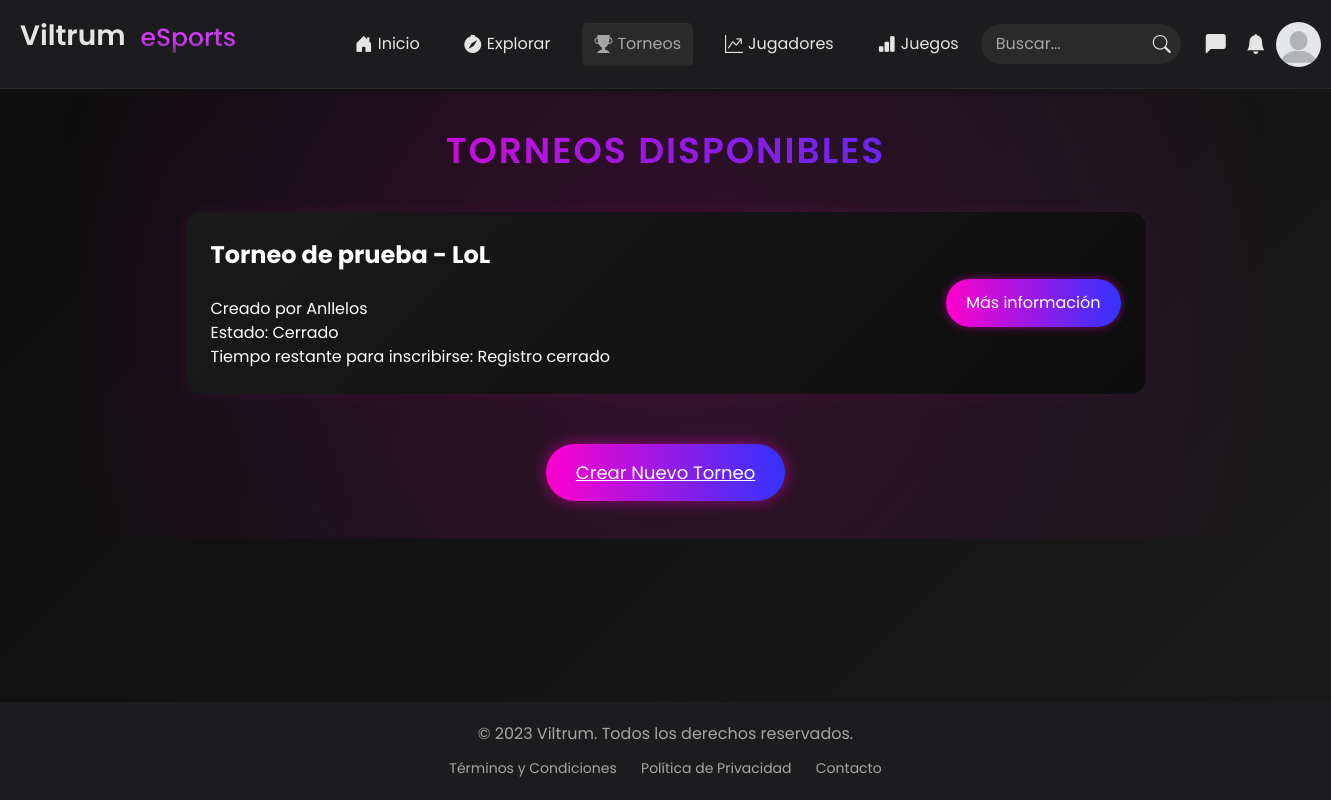
Before: /tournaments/ (signed in) with the older database file.
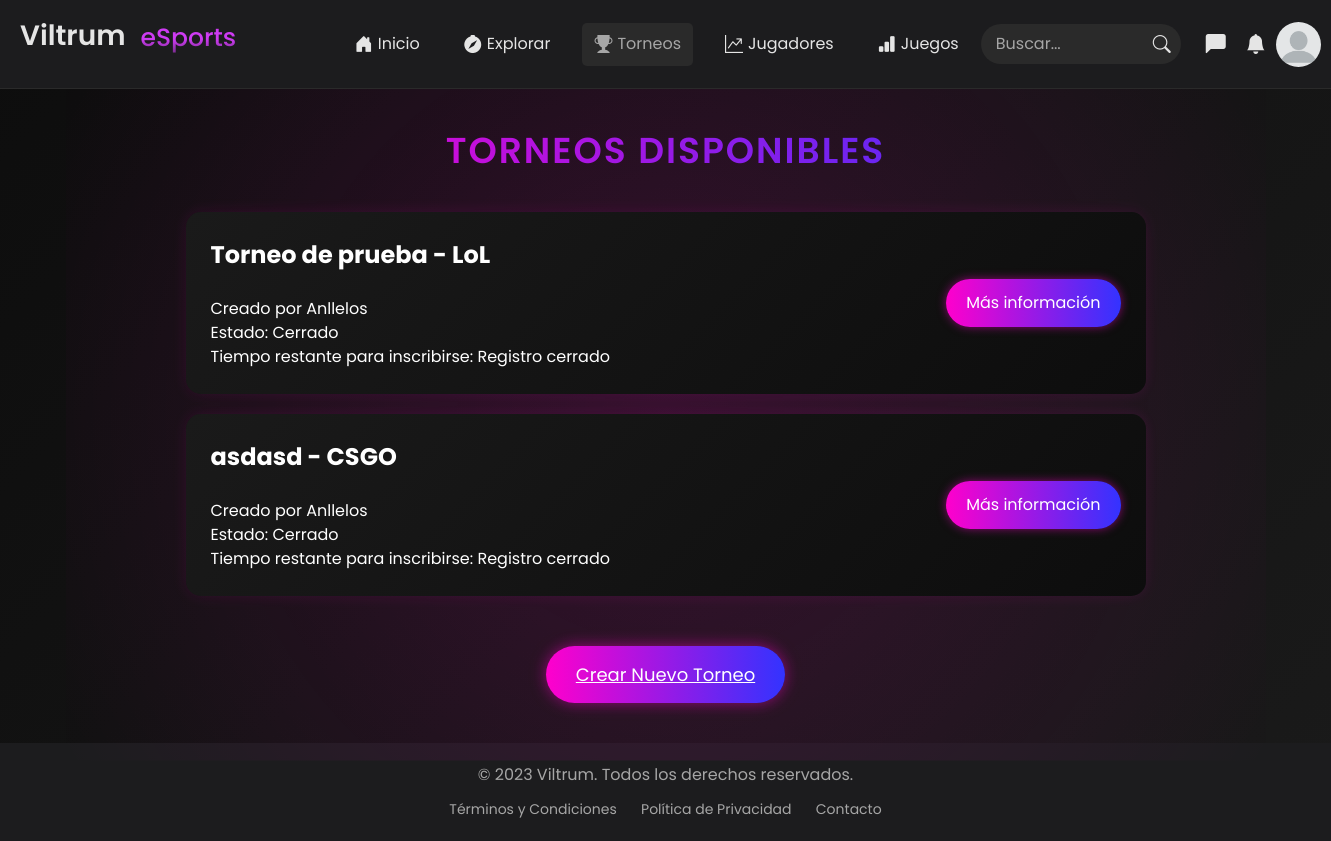
After: the same page with the newer database file.
### tournaments/models.py (models this page shows, shortened)
class Tournament(models.Model):
    GAME_CHOICES = [
        ("LoL", "League of Legends"),
        ("D2", "Dota 2"),
        ("CSGO", "Counter-Strike: Global Offensive"),
        ("VAL", "Valorant"),
        ("OW", "Overwatch"),
        ("PUBG", "PlayerUnknown's Battlegrounds"),
        ("FORT", "Fortnite"),
        ("Apex", "Apex Legends"),
        ("R6", "Rainbow Six Siege"),
        ("RL", "Rocket League")
    ]
    owner = models.ForeignKey(User, on_delete=models.CASCADE)  # Relación con el usuario
    name = models.CharField(max_length=255)
    game = models.CharField(max_length=255, choices=GAME_CHOICES)
    created_at = models.DateTimeField(auto_now_add=True)
    registration_deadline = models.DateTimeField(default=timezone.now() + timedelta(hours=72))  # Default to 72 hours after creation
    start_date = models.DateTimeField(null=True, blank=True)  # Start date of the tournament
    end_date = models.DateTimeField(null=True, blank=True)  # End date of the tournament
    status = models.BooleanField(max_length=20, default=True)  # Default status is "True"
    max_members = models.IntegerField(default=10)  # Define max members
    members = models.ManyToManyField(User, related_name='tournaments', blank=True)

### tournaments/views.py (the view)
# urls.py: path('tournaments/', views.list_tournaments, name='tournaments'),
def list_tournaments(request):
    tournaments = Tournament.objects.all()
    tournaments_list = []
    for tournament in tournaments:
        remaining_time = tournament.registration_deadline - timezone.now()
        if remaining_time > timedelta(0):
            days = remaining_time.days
            hours, remainder = divmod(remaining_time.seconds, 3600)
            minutes, _ = divmod(remainder, 60)
            inscription_time = f"Días: {days}, Horas: {hours}, Minutos: {minutes}"
            if not tournament.status:
                tournament.status = True
                tournament.save()
        else:
            inscription_time = "Registro cerrado"
            tournament.status = False
            tournament.save()
        tournaments_list.append({
            'tournament': tournament,
            'inscription_time': inscription_time,
        })
    return render(request, 'tournaments.html', {'tournaments_list': tournaments_list})

### core/context_processors.py (called while the page is built)
def user_role(request):
    if request.user.is_authenticated:
        if request.user.groups.filter(name='Sponsor').exists():
            return {'role': 'sponsor'}
        elif request.user.groups.filter(name='Gamer').exists():
            return {'role': 'gamer'}
        else:
            return {'role': 'other'}
    return {'role': 'guest'}

def notifications(request):
    if request.user.is_authenticated:
        notifications = NotificationSystem.objects.filter(receiver=request.user).order_by('-created_at')[:8]
        return {'notifications': notifications}
    return {'notifications': []}

def verification(request):
    if request.user.is_authenticated:
        verificate = ExtendedData.objects.filter(user=request.user, user_verification=True)
        if verificate.exists():
            return {'verified':True}
        else:
            return {'verified':False}
    return {'verified':False}

### tournaments/templates/tournaments.html (shortened to what this page needs)
{% extends 'template.html' %}
{% load static %}
{% block extra_css %}
<link rel="stylesheet" href="{% static 'css/tournaments.css' %}">
{% endblock %}
{% block content %}
<div class="tournament-list">
    <h2>Torneos Disponibles</h2>
    <ul>
        {% for tournament in tournaments_list %}
        <li>
            <div>
                <strong>{{ tournament.tournament.name }} - {{ tournament.tournament.game }}</strong><br>
                <span class="Owner">Creado por {{ tournament.tournament.owner.username }}</span> <br>
                <span class="tournament-status">Estado: {% if tournament.tournament.status %} Abierto {% else %} Cerrado {% endif %}</span><br>
                <span class="time-remaining">Tiempo restante para inscribirse:  {{tournament.inscription_time}}</span>
            </div>
            <a href="{% url 'view_tournament' tournament.tournament.id %}">Más información</a>
        </li>
        {% empty %}
        <li>No hay torneos disponibles en este momento.</li>
        {% endfor %}
    </ul>
    <a class="new-tournament-link" href="{% url 'crear_torneo' %}">Crear Nuevo Torneo</a>
</div>
{% endblock %}

### core/templates/template.html (shortened to what this page needs)
<!DOCTYPE html>
<html lang="es">
<head>
    {% load static %}
    <link rel="stylesheet" href="{% static 'core/css/template.css' %}">
    <link rel="stylesheet" href="https://cdn.jsdelivr.net/npm/bootstrap@5.3.0/dist/css/bootstrap.min.css">
    <link rel="stylesheet" href="https://cdn.jsdelivr.net/npm/bootstrap-icons@1.10.5/font/bootstrap-icons.css">
    {% block extra_css %}{% endblock %}
</head>
<body>
    <header class="header-container">
        <div class="header-left">
            <a href="{% url 'home' %}" class="logo-animation">
                <div class="loader">
                    <p>Viltrum</p>
                    <div class="words">
                        <span class="word">eSports</span>
                    </div>
                </div>
            </a>
        </div>
        <nav class="nav-center">
            <a href="{% url 'home' %}" class="viltrum-nav-link {% if request.resolver_match.url_name == 'home' %}active{% endif %}">
                <i class="bi bi-house-door-fill"></i> Inicio
            </a>
            <a href="{% url 'explore' %}" class="viltrum-nav-link {% if request.resolver_match.url_name == 'explore' %}active{% endif %}">
                <i class="bi bi-compass-fill"></i> Explorar
            </a>
            <a href="{% url 'tournaments' %}" class="viltrum-nav-link {% if request.resolver_match.url_name == 'tournaments' %}active{% endif %}">
                <i class="bi bi-trophy-fill"></i> Torneos
            </a>
            <a href="{% url 'clasifications' %}" class="viltrum-nav-link {% if request.resolver_match.url_name == 'clasifications' %}active{% endif %}">
                <i class="bi bi-graph-up-arrow"></i> Jugadores
            </a>
            {% if role == 'gamer' %}
            <a href="{% url 'games_stats' %}" class="viltrum-nav-link"><i class="bi bi-bar-chart-fill"></i> Juegos</a>
            {% elif role == 'sponsor'   %}
            <a href="{% url 'sponsor_products' %}" class="viltrum-nav-link"><i class="bi bi-basket2-fill"></i> Añadir Producto</a>
            {% endif %}
        </nav>
        <div class="header-right">
            <div class="search-bar">
                <input type="text" placeholder="Buscar...">
                <button class="search-btn"><i class="bi bi-search"></i></button>
            </div>
            {% if user.is_authenticated %}
            <a class="icon-button" href="{% url 'chats_list' %}"><i class="bi bi-chat-left-fill"></i></a>
            <div class="dropdown">
                <a class="icon-button" id="notification-toggle" aria-expanded="false">
                    <i class="bi bi-bell-fill"></i>
                </a>
            </div>
            <div class="dropdown">
                <button class="profile-button">
                    <img src="{% static 'images/profile_placeholder.png' %}" alt="Perfil">
                </button>
            </div>
            {% else %}
            <div class="auth-buttons">
                <a href="{% url 'login' %}" class="btn">Iniciar Sesión</a>
                <a href="{% url 'register' %}" class="btn">Registrarse</a>
            </div>
            {% endif %}
        </div>
    </header>
    <main>
        {% block content %}{% endblock %}
    </main>
    <footer class="footer-container">
        <div class="footer-content">
            <p>&copy; 2023 Viltrum. Todos los derechos reservados.</p>
            <div class="footer-links">
                <a href="#">Términos y Condiciones</a>
                <a href="#">Política de Privacidad</a>
                <a href="#">Contacto</a>
            </div>
        </div>
    </footer>
</body>
</html>

### core/static/core/css/template.css (style rules this page uses)
* { font-family: 'Poppins', sans-serif; margin: 0; padding: 0; box-sizing: border-box; }
body { background-color: #1C1C1E; color: #E5E5E5; display: flex; flex-direction: column; min-height: 100vh; }
main { flex: 1; }
a { color: inherit; text-decoration: none; }
.header-container { display: flex; justify-content: space-between; align-items: center; background-color: #1C1C1E; padding: 15px 20px; position: sticky; top: 0; z-index: 100; border-bottom: 1px solid #2A2A2A; }
.logo-animation { text-decoration: none; display: flex; align-items: center; color: #E5E5E5; }
.loader { display: flex; align-items: center; color: #E5E5E5; font-family: "Poppins", sans-serif; font-weight: 500; font-size: 25px; }
.loader p { margin-right: 10px; font-weight: 600; font-size: 28px; color: #E5E5E5; }
.words { overflow: hidden; position: relative; height: 50px; }
.words::after { content: ""; position: absolute; inset: 0; background: linear-gradient( #1C1C1E 10%, transparent 10%, transparent 40%, #1C1C1E 100% ); z-index: 20; }
.words .word { display: block; height: 100%; padding-left: 5px; color: #ce3bf3; animation: spin 8s infinite; }
.nav-center { display: flex; align-items: center; }
.viltrum-nav-link { color: #E5E5E5; text-decoration: none; margin: 0 10px; font-size: 16px; display: flex; align-items: center; padding: 8px 12px; border-radius: 5px; transition: color 0.3s, background-color 0.3s; }
.viltrum-nav-link i { margin-right: 5px; font-size: 18px; }
.viltrum-nav-link.active { color: #A6A6A6; background-color: #2A2A2A; }
.search-bar { position: relative; margin-right: 15px; }
.search-bar input { background-color: #2A2A2A; border: none; border-radius: 20px; padding: 8px 40px 8px 15px; color: #E5E5E5; width: 200px; transition: width 0.3s; }
.search-bar input::placeholder { color: #A6A6A6; }
.search-bar .search-btn { position: absolute; right: 10px; top: 50%; transform: translateY(-50%); background: none; border: none; color: #E5E5E5; cursor: pointer; font-size: 18px; }
.header-right { display: flex; align-items: center; }
.icon-button { background: none; border: none; color: #E5E5E5; font-size: 20px; margin: 0 10px; position: relative; cursor: pointer; transition: color 0.3s; }
.profile-button { background: none; border: none; cursor: pointer; }
.profile-button img { width: 45px; height: 45px; border-radius: 50%; object-fit: cover; }
.dropdown { position: relative; }
.footer-container { background-color: #1C1C1E; padding: 20px; }
.footer-content { max-width: 1200px; margin: 0 auto; text-align: center; }
.footer-content p { color: #A6A6A6; margin-bottom: 10px; }
.footer-links { margin-top: 10px; }
.footer-links a { color: #A6A6A6; text-decoration: none; margin: 0 10px; font-size: 14px; }

### users/static/css/tournaments.css (style rules this page uses)
.tournament-list { max-width: 1000px; margin: 40px auto; padding: 0 20px; text-align: center; position: relative; z-index: 1; }
.tournament-list::before { content: ''; position: absolute; top: 50%; left: 50%; transform: translate(-50%, -50%); width: 120%; height: 120%; background: radial-gradient(circle, rgba(255, 0, 204, 0.15), transparent); z-index: -1; }
.tournament-list h2 { font-size: 36px; font-weight: 600; margin-bottom: 40px; text-transform: uppercase; letter-spacing: 2px; background: linear-gradient(90deg, #FF00CC, #3333FF); -webkit-background-clip: text; -webkit-text-fill-color: transparent; animation: neonGlow 2s infinite alternate; }
.tournament-list ul { list-style: none; padding: 0; }
.tournament-list li { background: linear-gradient(135deg, #1A1A1A, #0D0D0D); padding: 25px; margin-bottom: 20px; border-radius: 15px; box-shadow: 0 0 15px rgba(255, 0, 204, 0.1); display: flex; justify-content: space-between; align-items: center; transition: transform 0.3s, box-shadow 0.3s; }
.tournament-list li div { max-width: 70%; text-align: left; }
.tournament-list li strong { font-size: 24px; font-weight: 700; display: flex; align-items: center; color: #FFFFFF; }
.tournament-list li a { text-decoration: none; padding: 12px 20px; border-radius: 30px; font-size: 16px; color: #FFFFFF; background: linear-gradient(90deg, #FF00CC, #3333FF); box-shadow: 0 0 10px rgba(255, 0, 204, 0.5); transition: box-shadow 0.3s, transform 0.3s; }
.tournament-list .new-tournament-link { display: inline-block; margin: 30px auto 0; padding: 15px 30px; border-radius: 30px; font-size: 18px; color: #FFFFFF; background: linear-gradient(90deg, #FF00CC, #3333FF); box-shadow: 0 0 15px rgba(255, 0, 204, 0.5); transition: box-shadow 0.3s, transform 0.3s; animation: neonPulse 3s infinite; }

Changed rows visible on the page:
added Tournament: tournament.name "asdasd", tournament.game "CSGO", tournament.owner.username "Anllelos", status "Cerrado", inscription_time "Registro cerrado"
